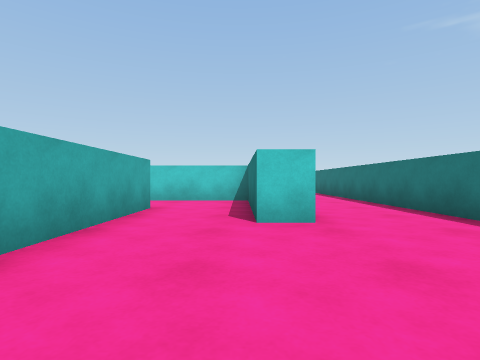
view 1 (above)

20 first-person views from a walk through a scene from a Unity 3-D project. The camera is 0.58 m above the floor, looks level and sees 80° across. The floor is counted in squares, 1 m on a side. Each view is taken from the middle of a square. On the plan, view 1 faces up. The plan holds only what a view shows up to about 9 squares ahead; the rest is blank. Some animated figures are left out.

view 2
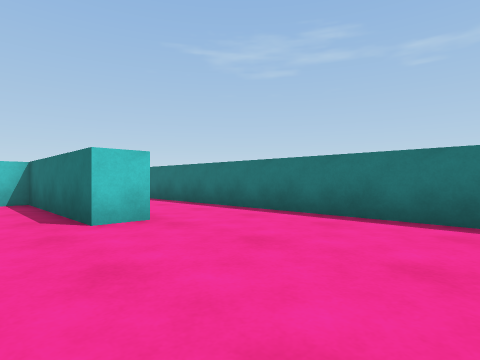

view 3
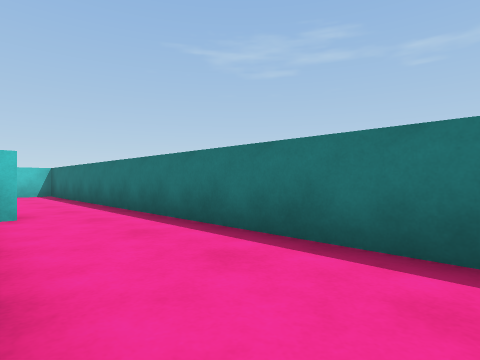

view 4
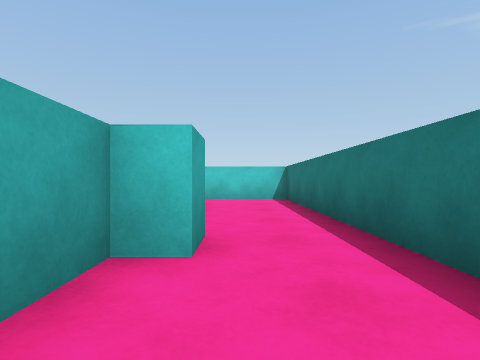

view 5
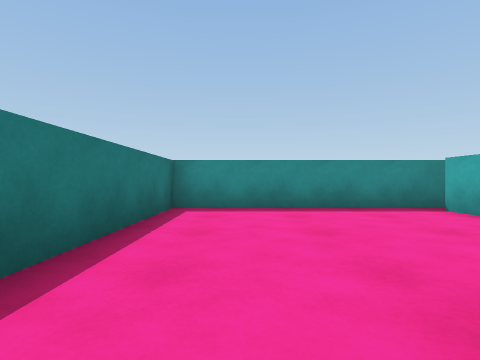

view 6
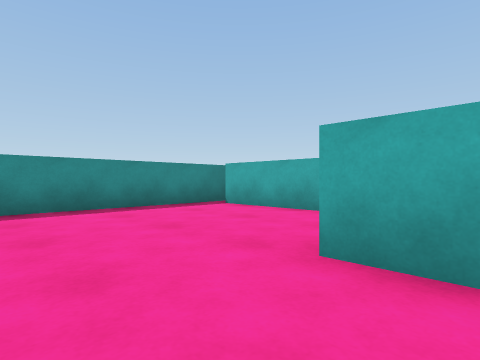

view 7
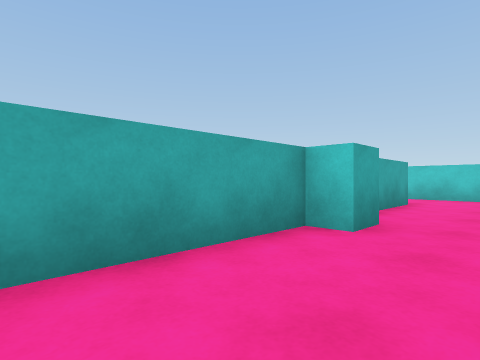

view 8
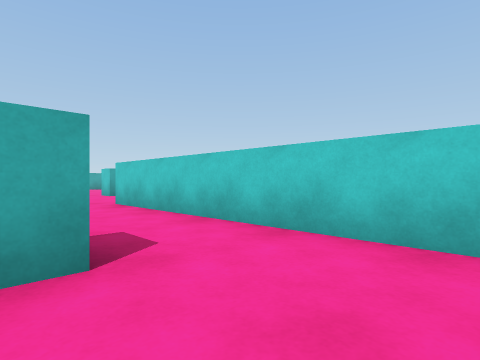

view 9
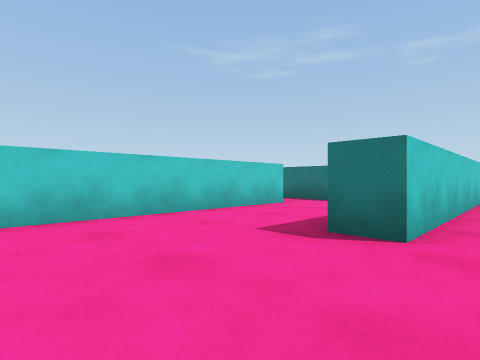

view 10
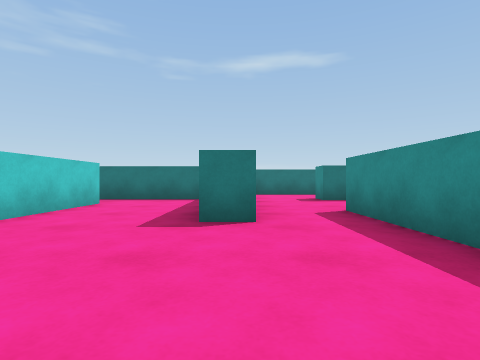

view 11
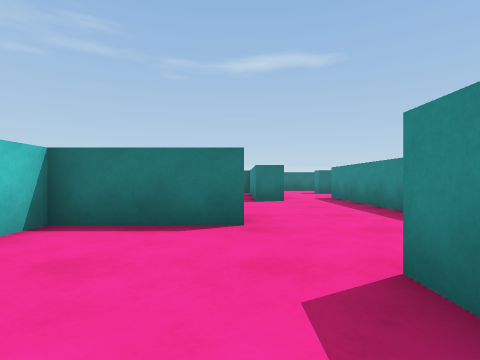

view 12
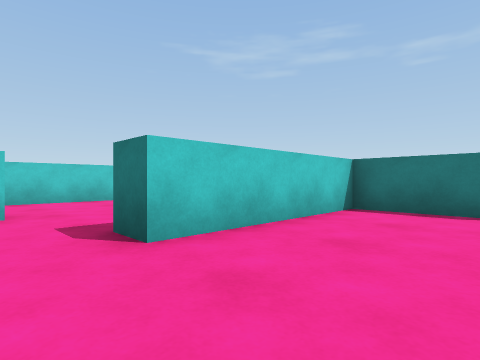

view 13
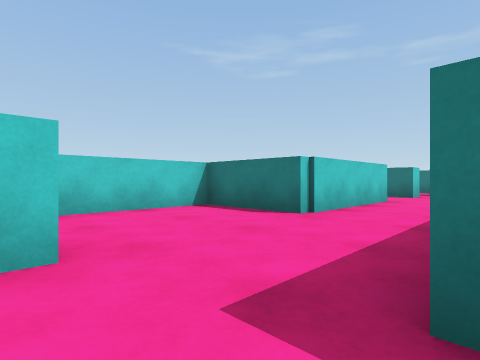

view 14
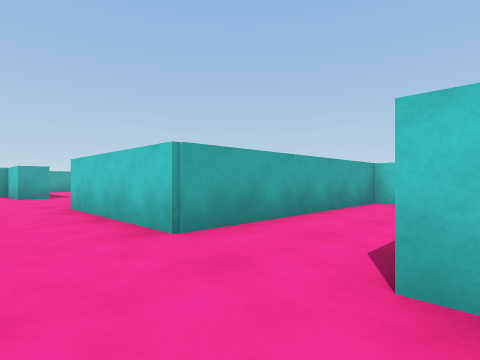

view 15
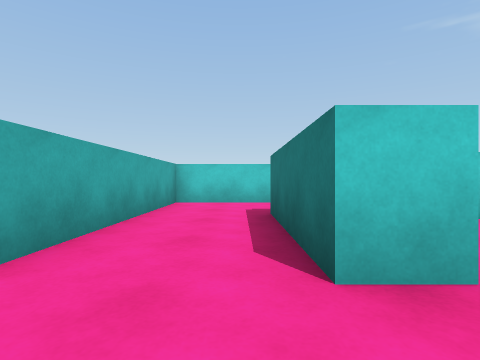

view 16
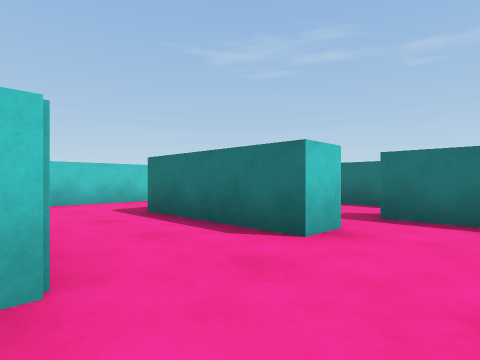

view 17
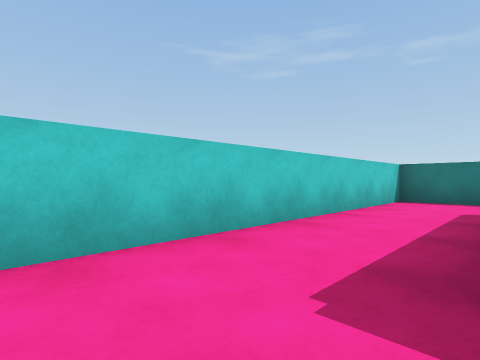

view 18
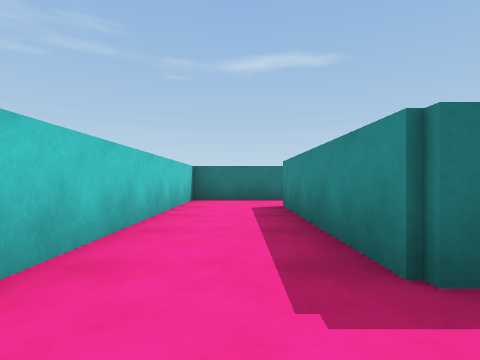

view 19
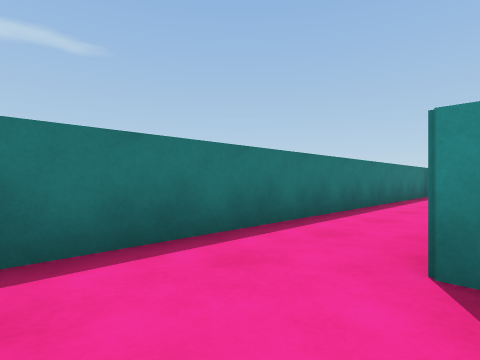

view 20
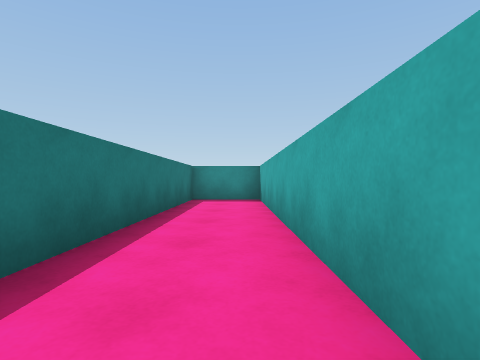

### Floor plan
Ten units are one square. View 1 is at (0, 0); x grows to the right and y downward. Boxes are objects, and circles mark ways between rooms. Rooms are numbered by the first view taken in them; rooms with no view inside come last. Other rooms are left out.
<svg viewBox="-150 -279 189 294">
<path fill="none" stroke="#000" d="M10 -82 10 -39 2 -39M16 -90 16 -82M-19 -35 -19 4M-25 10 34 10 34 -148 14 -148M10 -126 10 -106M-26 -148 -41 -148 -41 -156 -31 -156M-9 -185 -66 -185M-68 -130 -25 -130M6 -162 6 -192M-35 -216 -35 -250 15 -250M-83 -159 -83 -185 -127 -185 -127 -194M-135 -221 -135 -213 -145 -213M-109 -150 -101 -150M14 -234 14 -156 34 -156 34 -274 -56 -274 -56 -216 -97 -216 -97 -244 -132 -244M6 -222 6 -232M-26 -216 -35 -216M-15 -204 -15 -216M2 -119 2 -126 10 -126M14 -148 -26 -148M-19 -59 -19 -35M2 -39 2 -82 -26 -82"/>
<circle cx="5" cy="-135" r="3" fill="#2a7"/>
<circle cx="-10" cy="-45" r="3" fill="#2a7"/>
<circle cx="-80" cy="-145" r="3" fill="#2a7"/>
<circle cx="0" cy="-190" r="3" fill="#2a7"/>
<circle cx="-35" cy="-140" r="3" fill="#2a7"/>
<circle cx="-30" cy="-205" r="3" fill="#2a7"/>
<text x="20" y="-50">1</text>
<text x="-40" y="-160">2</text>
<text x="-70" y="-210">3</text>
<text x="-10" y="-220">4</text>
<text x="-10" y="-130">5</text>
<text x="-10" y="-60">6</text>
</svg>
Room 1 opens to room 5. Room 1 opens to room 6. Room 2 opens to room 3. Room 2 opens to room 4. Room 2 opens to room 5. Room 3 opens to room 4.

Where each view was taken, in squares from view 1:
view 1: 0 up, 0 right, facing up
view 2: 0 up, 1 left, facing up-right
view 3: 3 up, 1 right, facing up-right
view 4: 6 up, 2 right, facing up
view 5: 5 up, 2 right, facing down
view 6: 5 up, 3 right, facing down-left
view 7: 5 up, 3 right, facing up-left
view 8: 12 up, 3 right, facing up-left
view 9: 14 up, 7 left, facing up-right
view 10: 15 up, 8 left, facing right
view 11: 16 up, 12 left, facing right
view 12: 16 up, 14 left, facing up-right
view 13: 19 up, 14 left, facing up-right
view 14: 20 up, 3 left, facing up-left
view 15: 20 up, 4 left, facing up
view 16: 20 up, 6 left, facing up-right
view 17: 25 up, 5 left, facing up-right
view 18: 26 up, 5 left, facing right
view 19: 27 up, 1 right, facing down-right
view 20: 24 up, 2 right, facing down
